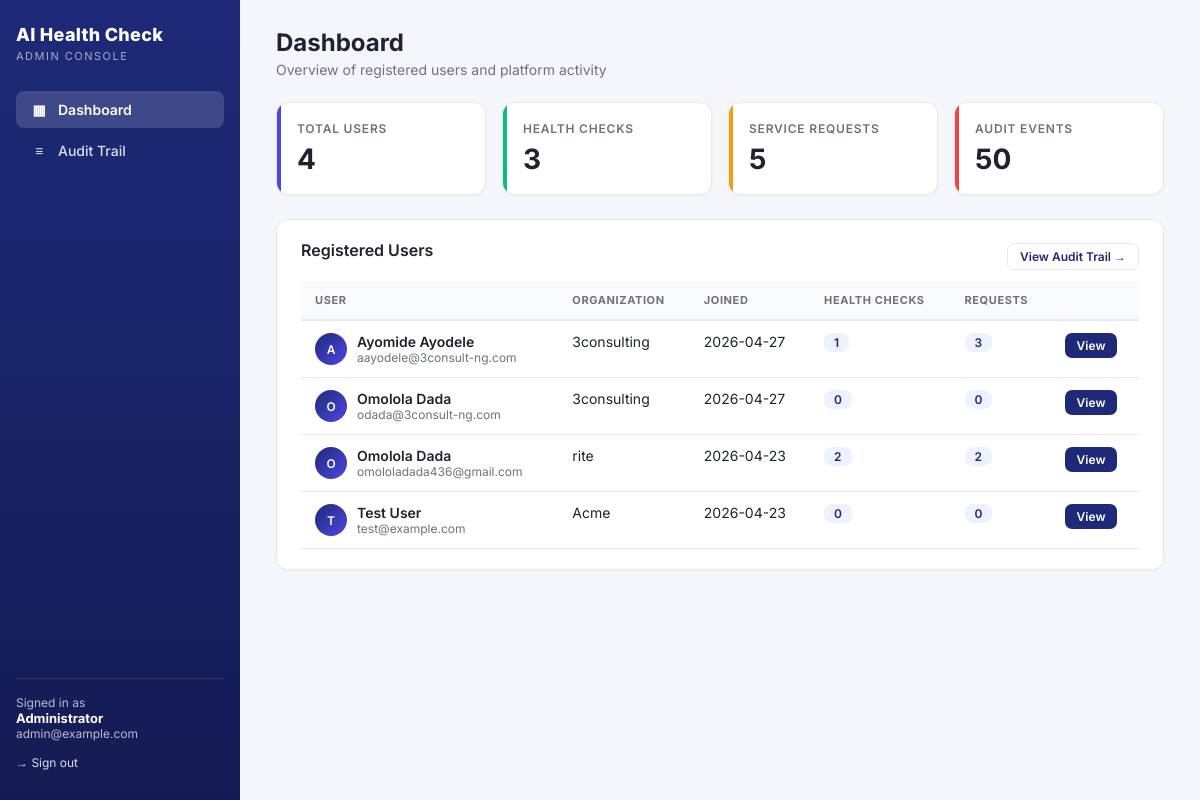
Screenshot of /admin/dashboard (signed in) with the database file from the repository.
### tables this page shows
CREATE TABLE users (
            id INTEGER PRIMARY KEY AUTOINCREMENT,
            name TEXT NOT NULL,
            email TEXT NOT NULL UNIQUE,
            password TEXT NOT NULL,
            organization TEXT NOT NULL,
            date_joined TEXT
        );

### main.py (the view)
@app.route('/admin/dashboard')
@admin_required
def admin_dashboard():
    conn = sqlite3.connect(DB_NAME)
    c = conn.cursor()
    c.execute('''
        SELECT u.id, u.name, u.email, u.organization, u.date_joined,
               (SELECT COUNT(*) FROM health_check_results h WHERE h.user_id = u.id),
               (SELECT COUNT(*) FROM upgrade_requests r WHERE r.user_id = u.id)
        FROM users u
        ORDER BY u.date_joined DESC
    ''')
    users = c.fetchall()
    c.execute('SELECT COUNT(*) FROM users')
    total_users = c.fetchone()[0]
    c.execute('SELECT COUNT(*) FROM health_check_results')
    total_checks = c.fetchone()[0]
    c.execute('SELECT COUNT(*) FROM upgrade_requests')
    total_requests = c.fetchone()[0]
    c.execute('SELECT COUNT(*) FROM audit_logs')
    total_audit = c.fetchone()[0]
    stats = {
        'users': total_users,
        'checks': total_checks,
        'requests': total_requests,
        'audit': total_audit,
    }
    conn.close()
    return render_template('admin_dashboard.html', users=users, stats=stats,
                           admin_name=session.get('admin_name'))

### main.py (called while the page is built)
def admin_required(f):
    @wraps(f)
    def wrapper(*args, **kwargs):
        if not session.get('admin_id'):
            return redirect(url_for('admin_login'))
        return f(*args, **kwargs)
    return wrapper

### templates/admin_dashboard.html (shortened to what this page needs)
{% extends "admin_base.html" %}
{% set active = 'dashboard' %}
{% block content %}
<div class="page-head">
    <div>
        <h1>Dashboard</h1>
        <p>Overview of registered users and platform activity</p>
    </div>
</div>
<div class="stats">
    <div class="stat users">
        <div class="label">Total Users</div>
        <div class="value">{{ stats.users }}</div>
    </div>
    <div class="stat checks">
        <div class="label">Health Checks</div>
        <div class="value">{{ stats.checks }}</div>
    </div>
    <div class="stat requests">
        <div class="label">Service Requests</div>
        <div class="value">{{ stats.requests }}</div>
    </div>
    <div class="stat audit">
        <div class="label">Audit Events</div>
        <div class="value">{{ stats.audit }}</div>
    </div>
</div>
<div class="card">
    <div style="display:flex; justify-content:space-between; align-items:center; margin-bottom:8px;">
        <h2>Registered Users</h2>
        <a href="{{ url_for('admin_audit') }}" class="btn secondary sm">View Audit Trail →</a>
    </div>
    {% if users %}
    <div class="table-wrap">
    <table class="tbl">
        <thead>
            <tr>
                <th>User</th>
                <th>Organization</th>
                <th>Joined</th>
                <th>Health Checks</th>
                <th>Requests</th>
                <th></th>
            </tr>
        </thead>
        <tbody>
        {% for u in users %}
            <tr>
                <td>
                    <div class="user-cell">
                        <span class="avatar">{{ u[1][:1]|upper if u[1] else '?' }}</span>
                        <div>
                            <div class="name">{{ u[1] }}</div>
                            <div class="sub">{{ u[2] }}</div>
                        </div>
                    </div>
                </td>
                <td>{{ u[3] }}</td>
                <td>{{ u[4][:10] if u[4] else '-' }}</td>
                <td><span class="pill">{{ u[5] }}</span></td>
                <td><span class="pill">{{ u[6] }}</span></td>
                <td><a class="btn sm" href="{{ url_for('admin_user_detail', user_id=u[0]) }}">View</a></td>
            </tr>
        {% endfor %}
        </tbody>
    </table>
    </div>
    {% else %}
        <div class="empty">
            <div class="ico">👥</div>
            <p>No users have registered yet.</p>
        </div>
    {% endif %}
</div>
{% endblock %}

### templates/admin_base.html (style rules this page uses)
:root { --primary: #1e2a78; --primary-dark: #141b54; --accent: #ffb347; --accent-dark: #ff9e1b; --bg: #f4f6fb; --card: #ffffff; --text: #1d2330; --muted: #6b7280; --border: #e5e9f2; --success: #10b981; --danger: #ef4444; --warning: #f59e0b; }
* { box-sizing: border-box; }
body { margin: 0; font-family: 'Inter', system-ui, sans-serif; background: var(--bg); color: var(--text); font-size: 14px; }
a { color: var(--primary); text-decoration: none; }
.page-head { display: flex; justify-content: space-between; align-items: end; margin-bottom: 24px; flex-wrap: wrap; gap: 12px; }
.page-head h1 { margin: 0 0 4px; font-size: 24px; font-weight: 700; }
.page-head p { margin: 0; color: var(--muted); }
.card { background: var(--card); border-radius: 12px; box-shadow: 0 1px 3px rgba(0,0,0,0.04); border: 1px solid var(--border); padding: 20px 24px; margin-bottom: 20px; }
.card h2 { margin-top: 0; font-size: 16px; font-weight: 600; }
.stats { display: grid; grid-template-columns: repeat(auto-fit, minmax(180px, 1fr)); gap: 16px; margin-bottom: 24px; }
.stat { background: var(--card); border-radius: 12px; padding: 18px 20px; border: 1px solid var(--border); box-shadow: 0 1px 3px rgba(0,0,0,0.04); position: relative; overflow: hidden; }
.stat::before { content: ''; position: absolute; top: 0; left: 0; bottom: 0; width: 4px; background: var(--accent); }
.stat.users::before { background: #4f46e5; }
.stat.checks::before { background: #10b981; }
.stat.requests::before { background: #f59e0b; }
.stat.audit::before { background: #ef4444; }
.stat .label { color: var(--muted); font-size: 12px; text-transform: uppercase; letter-spacing: 0.8px; font-weight: 600; }
.stat .value { font-size: 28px; font-weight: 700; margin-top: 6px; }
.table-wrap { overflow-x: auto; }
table.tbl { width: 100%; border-collapse: collapse; }
table.tbl th, table.tbl td { text-align: left; padding: 12px 14px; border-bottom: 1px solid var(--border); vertical-align: top; }
table.tbl thead th { background: #f9fafc; font-size: 11px; font-weight: 700; text-transform: uppercase; letter-spacing: 0.6px; color: var(--muted); border-bottom: 2px solid var(--border); }
.avatar { display: inline-flex; width: 32px; height: 32px; border-radius: 50%; background: linear-gradient(135deg, var(--primary), #4f46e5); color: #fff; align-items: center; justify-content: center; font-weight: 600; font-size: 12px; margin-right: 10px; vertical-align: middle; }
.user-cell { display: flex; align-items: center; }
.user-cell .name { font-weight: 600; }
.user-cell .sub { color: var(--muted); font-size: 12px; }
.pill { background: #eef2ff; color: var(--primary); border-radius: 8px; padding: 2px 10px; font-weight: 600; font-size: 12px; }
.btn { display: inline-block; padding: 8px 16px; background: var(--primary); color: #fff; border: none; border-radius: 7px; font-weight: 600; font-size: 13px; cursor: pointer; font-family: inherit; transition: background 0.15s, transform 0.05s; }
.btn.secondary { background: #fff; color: var(--primary); border: 1px solid var(--border); }
.btn.sm { padding: 5px 12px; font-size: 12px; }

### rows the page displays
users: name "A", name "Ayomide Ayodele", email "aayodele@3consult-ng.com", organization "3consulting", date_joined "2026-04-27", u "1", u "3"
users: name "O", name "Omolola Dada", email "odada@3consult-ng.com", organization "3consulting", date_joined "2026-04-27", u "0"
users: name "O", name "Omolola Dada", email "omololadada436@gmail.com", organization "rite", date_joined "2026-04-23", u "2"
users: name "T", name "Test User", email "test@example.com", organization "Acme", date_joined "2026-04-23", u "0"

### other values shown
{{ session.get('admin_name') }} "Administrator"
{{ session.get('admin_email') }} "admin@example.com"
{{ stats.users }} "4"
{{ stats.checks }} "3"
{{ stats.requests }} "5"
{{ stats.audit }} "50"
